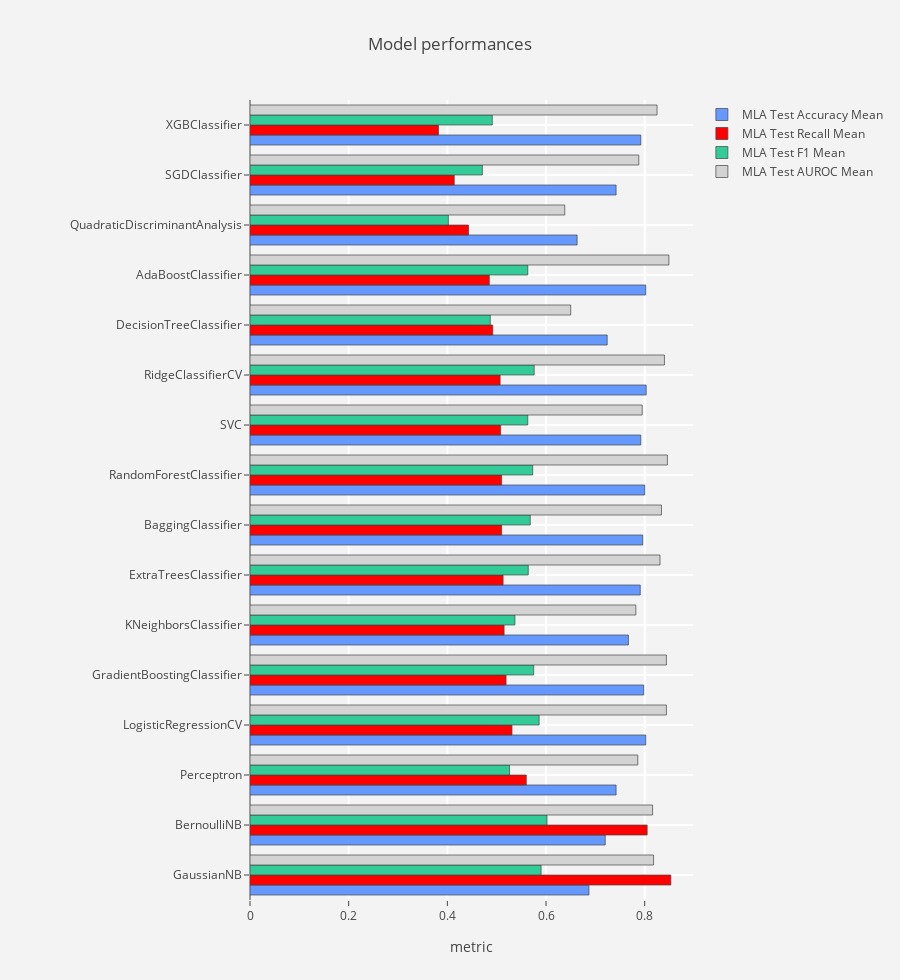

The notebook cell saved with this chart:
### Code cell
def model_comparison(table,metric,color) :
    tracer = go.Bar(y = table["MLA Name"] ,
                    x = table[metric],
                    orientation = "h",name = metric ,
                    marker = dict(line = dict(width =.7),
                                  color = color)
                   )
    return tracer

layout = go.Layout(dict(title = "Model performances",
                        plot_bgcolor  = "rgb(243,243,243)",
                        paper_bgcolor = "rgb(243,243,243)",
                        xaxis = dict(gridcolor = 'rgb(255, 255, 255)',
                                     title = "metric",
                                     zerolinewidth=1,
                                     ticklen=5,gridwidth=2),
                        yaxis = dict(gridcolor = 'rgb(255, 255, 255)',
                                     zerolinewidth=1,ticklen=5,gridwidth=2),
                        margin = dict(l = 250),
                        height = 980
                       )
                  )


trace1  = model_comparison(MLA_compare,"MLA Test Accuracy Mean","#6699FF")
trace2  = model_comparison(MLA_compare,'MLA Test Recall Mean',"red")
trace3  = model_comparison(MLA_compare,'MLA Test F1 Mean',"#33CC99")
trace4  = model_comparison(MLA_compare,'MLA Test AUROC Mean',"lightgrey")

traces = [trace1,trace2,trace3,trace4]
fig = go.Figure(data=traces,layout=layout)
py.iplot(fig)

### Figure 1 — Plotly figure (JSON) as saved in the notebook; plotly's stock layout.template omitted (floating-point values rounded to 4 significant figures)
{"data": [{"marker": {"color": "#6699FF", "line": {"width": 0.7}}, "name": "MLA Test Accuracy Mean", "orientation": "h", "x": [0.687, 0.72, 0.742, 0.802, 0.798, 0.767, 0.791, 0.796, 0.8, 0.792, 0.803, 0.724, 0.802, 0.663, 0.742, 0.792], "y": ["GaussianNB", "BernoulliNB", "Perceptron", "LogisticRegressionCV", "GradientBoostingClassifier", "KNeighborsClassifier", "ExtraTreesClassifier", "BaggingClassifier", "RandomForestClassifier", "SVC", "RidgeClassifierCV", "DecisionTreeClassifier", "AdaBoostClassifier", "QuadraticDiscriminantAnalysis", "SGDClassifier", "XGBClassifier"], "type": "bar", "uid": "d8cc9900-d3c6-11e8-8caa-294ab991e4de"}, {"marker": {"color": "red", "line": {"width": 0.7}}, "name": "MLA Test Recall Mean", "orientation": "h", "x": [0.853, 0.805, 0.56, 0.531, 0.519, 0.515, 0.513, 0.51, 0.51, 0.508, 0.507, 0.492, 0.485, 0.443, 0.414, 0.382], "y": ["GaussianNB", "BernoulliNB", "Perceptron", "LogisticRegressionCV", "GradientBoostingClassifier", "KNeighborsClassifier", "ExtraTreesClassifier", "BaggingClassifier", "RandomForestClassifier", "SVC", "RidgeClassifierCV", "DecisionTreeClassifier", "AdaBoostClassifier", "QuadraticDiscriminantAnalysis", "SGDClassifier", "XGBClassifier"], "type": "bar", "uid": "d8cc9c70-d3c6-11e8-8caa-294ab991e4de"}, {"marker": {"color": "#33CC99", "line": {"width": 0.7}}, "name": "MLA Test F1 Mean", "orientation": "h", "x": [0.59, 0.602, 0.526, 0.586, 0.575, 0.537, 0.564, 0.568, 0.573, 0.563, 0.576, 0.487, 0.563, 0.402, 0.471, 0.491], "y": ["GaussianNB", "BernoulliNB", "Perceptron", "LogisticRegressionCV", "GradientBoostingClassifier", "KNeighborsClassifier", "ExtraTreesClassifier", "BaggingClassifier", "RandomForestClassifier", "SVC", "RidgeClassifierCV", "DecisionTreeClassifier", "AdaBoostClassifier", "QuadraticDiscriminantAnalysis", "SGDClassifier", "XGBClassifier"], "type": "bar", "uid": "d8cc9e5a-d3c6-11e8-8caa-294ab991e4de"}, {"marker": {"color": "lightgrey", "line": {"width": 0.7}}, "name": "MLA Test AUROC Mean", "orientation": "h", "x": [0.818, 0.816, 0.786, 0.844, 0.844, 0.782, 0.831, 0.834, 0.846, 0.795, 0.84, 0.65, 0.849, 0.638, 0.788, 0.825], "y": ["GaussianNB", "BernoulliNB", "Perceptron", "LogisticRegressionCV", "GradientBoostingClassifier", "KNeighborsClassifier", "ExtraTreesClassifier", "BaggingClassifier", "RandomForestClassifier", "SVC", "RidgeClassifierCV", "DecisionTreeClassifier", "AdaBoostClassifier", "QuadraticDiscriminantAnalysis", "SGDClassifier", "XGBClassifier"], "type": "bar", "uid": "d8cca08a-d3c6-11e8-8caa-294ab991e4de"}], "layout": {"height": 980, "margin": {"l": 250}, "paper_bgcolor": "rgb(243,243,243)", "plot_bgcolor": "rgb(243,243,243)", "title": "Model performances", "xaxis": {"gridcolor": "rgb(255, 255, 255)", "gridwidth": 2, "ticklen": 5, "title": "metric", "zerolinewidth": 1}, "yaxis": {"gridcolor": "rgb(255, 255, 255)", "gridwidth": 2, "ticklen": 5, "zerolinewidth": 1}}}
